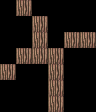

Tiled map render using the project's own tile images. Description and the whole map definition, tile-layer contents included, below:
An orthogonal 6x7 tile map with 16x16 px tiles, 1 tile layer (Tile Layer 1), 2 tilesets.

<map version="1.10" tiledversion="1.11.2" orientation="orthogonal" renderorder="right-down" width="6" height="7" tilewidth="16" tileheight="16" infinite="0" nextlayerid="2" nextobjectid="1">
 <tileset firstgid="1" source="Blocks.tsx" />
 <tileset firstgid="65" source="../Blocks.tsx" />
 <layer id="1" name="Tile Layer 1" width="6" height="7">
  <data encoding="csv">
0,11,0,0,0,0,
0,0,11,0,0,0,
0,0,11,0,11,11,
0,11,11,11,0,0,
11,0,0,11,0,0,
0,0,0,11,0,0,
0,0,0,11,0,0
</data>
 </layer>
</map>
